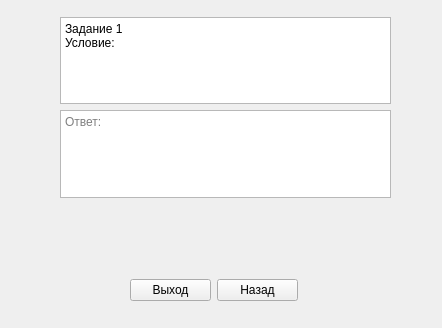
<?xml version="1.0" encoding="UTF-8"?>
<ui version="4.0">
 <class>task1</class>
 <widget class="QWidget" name="task1">
  <property name="geometry">
   <rect>
    <x>0</x>
    <y>0</y>
    <width>442</width>
    <height>328</height>
   </rect>
  </property>
  <property name="windowTitle">
   <string>Form</string>
  </property>
  <widget class="QWidget" name="verticalLayoutWidget">
   <property name="geometry">
    <rect>
     <x>60</x>
     <y>17</y>
     <width>331</width>
     <height>181</height>
    </rect>
   </property>
   <layout class="QVBoxLayout" name="verticalLayout">
    <item>
     <widget class="QTextBrowser" name="textBrowser">
      <property name="html">
       <string>&lt;!DOCTYPE HTML PUBLIC &quot;-//W3C//DTD HTML 4.0//EN&quot; &quot;http://www.w3.org/TR/REC-html40/strict.dtd&quot;&gt;
&lt;html&gt;&lt;head&gt;&lt;meta name=&quot;qrichtext&quot; content=&quot;1&quot; /&gt;&lt;meta charset=&quot;utf-8&quot; /&gt;&lt;style type=&quot;text/css&quot;&gt;
p, li { white-space: pre-wrap; }
&lt;/style&gt;&lt;/head&gt;&lt;body style=&quot; font-family:'Segoe UI'; font-size:9pt; font-weight:400; font-style:normal;&quot;&gt;
&lt;p style=&quot; margin-top:0px; margin-bottom:0px; margin-left:0px; margin-right:0px; -qt-block-indent:0; text-indent:0px;&quot;&gt;Задание 1&lt;/p&gt;
&lt;p style=&quot; margin-top:0px; margin-bottom:0px; margin-left:0px; margin-right:0px; -qt-block-indent:0; text-indent:0px;&quot;&gt;Условие:&lt;/p&gt;&lt;/body&gt;&lt;/html&gt;</string>
      </property>
     </widget>
    </item>
    <item>
     <widget class="QTextEdit" name="textEdit">
      <property name="html">
       <string>&lt;!DOCTYPE HTML PUBLIC &quot;-//W3C//DTD HTML 4.0//EN&quot; &quot;http://www.w3.org/TR/REC-html40/strict.dtd&quot;&gt;
&lt;html&gt;&lt;head&gt;&lt;meta name=&quot;qrichtext&quot; content=&quot;1&quot; /&gt;&lt;meta charset=&quot;utf-8&quot; /&gt;&lt;style type=&quot;text/css&quot;&gt;
p, li { white-space: pre-wrap; }
&lt;/style&gt;&lt;/head&gt;&lt;body style=&quot; font-family:'Segoe UI'; font-size:9pt; font-weight:400; font-style:normal;&quot;&gt;
&lt;p style=&quot;-qt-paragraph-type:empty; margin-top:0px; margin-bottom:0px; margin-left:0px; margin-right:0px; -qt-block-indent:0; text-indent:0px;&quot;&gt;&lt;br /&gt;&lt;/p&gt;&lt;/body&gt;&lt;/html&gt;</string>
      </property>
      <property name="placeholderText">
       <string>Ответ:</string>
      </property>
     </widget>
    </item>
   </layout>
  </widget>
  <widget class="QWidget" name="horizontalLayoutWidget">
   <property name="geometry">
    <rect>
     <x>130</x>
     <y>250</y>
     <width>168</width>
     <height>80</height>
    </rect>
   </property>
   <layout class="QHBoxLayout" name="horizontalLayout">
    <item>
     <widget class="QPushButton" name="pushButton_2">
      <property name="text">
       <string>Выход</string>
      </property>
     </widget>
    </item>
    <item>
     <widget class="QPushButton" name="pushButton">
      <property name="text">
       <string>Назад</string>
      </property>
     </widget>
    </item>
   </layout>
  </widget>
 </widget>
 <resources/>
 <connections/>
</ui>
